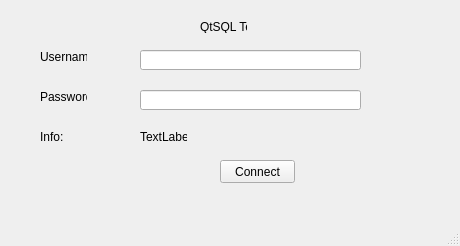
<?xml version="1.0" encoding="UTF-8"?>
<ui version="4.0">
 <class>MainWindow</class>
 <widget class="QMainWindow" name="MainWindow">
  <property name="geometry">
   <rect>
    <x>0</x>
    <y>0</y>
    <width>460</width>
    <height>246</height>
   </rect>
  </property>
  <property name="windowTitle">
   <string>QtSQL Test</string>
  </property>
  <widget class="QWidget" name="centralwidget">
   <widget class="QPushButton" name="connect_btn">
    <property name="geometry">
     <rect>
      <x>220</x>
      <y>160</y>
      <width>75</width>
      <height>23</height>
     </rect>
    </property>
    <property name="text">
     <string>Connect</string>
    </property>
   </widget>
   <widget class="QLabel" name="Logging_info">
    <property name="geometry">
     <rect>
      <x>140</x>
      <y>130</y>
      <width>47</width>
      <height>13</height>
     </rect>
    </property>
    <property name="text">
     <string>TextLabel</string>
    </property>
   </widget>
   <widget class="QLineEdit" name="password_input">
    <property name="geometry">
     <rect>
      <x>140</x>
      <y>90</y>
      <width>221</width>
      <height>20</height>
     </rect>
    </property>
   </widget>
   <widget class="QLineEdit" name="username_input">
    <property name="geometry">
     <rect>
      <x>140</x>
      <y>50</y>
      <width>221</width>
      <height>20</height>
     </rect>
    </property>
   </widget>
   <widget class="QLabel" name="Passowrd">
    <property name="geometry">
     <rect>
      <x>40</x>
      <y>90</y>
      <width>47</width>
      <height>13</height>
     </rect>
    </property>
    <property name="text">
     <string>Password: </string>
    </property>
   </widget>
   <widget class="QLabel" name="Username">
    <property name="geometry">
     <rect>
      <x>40</x>
      <y>50</y>
      <width>47</width>
      <height>13</height>
     </rect>
    </property>
    <property name="text">
     <string>Username: </string>
    </property>
   </widget>
   <widget class="QLabel" name="title">
    <property name="geometry">
     <rect>
      <x>200</x>
      <y>20</y>
      <width>47</width>
      <height>13</height>
     </rect>
    </property>
    <property name="text">
     <string>QtSQL Test</string>
    </property>
   </widget>
   <widget class="QLabel" name="info">
    <property name="geometry">
     <rect>
      <x>40</x>
      <y>130</y>
      <width>47</width>
      <height>13</height>
     </rect>
    </property>
    <property name="text">
     <string>Info: </string>
    </property>
   </widget>
  </widget>
  <widget class="QStatusBar" name="statusbar"/>
  <widget class="QMenuBar" name="menuBar">
   <property name="geometry">
    <rect>
     <x>0</x>
     <y>0</y>
     <width>460</width>
     <height>21</height>
    </rect>
   </property>
  </widget>
  <action name="actionConnect">
   <property name="text">
    <string>Connect</string>
   </property>
   <property name="shortcut">
    <string>Ctrl+E</string>
   </property>
  </action>
  <action name="actionQuit">
   <property name="text">
    <string>Quit</string>
   </property>
  </action>
  <action name="actionAbout">
   <property name="text">
    <string>About</string>
   </property>
  </action>
 </widget>
 <resources/>
 <connections/>
</ui>
